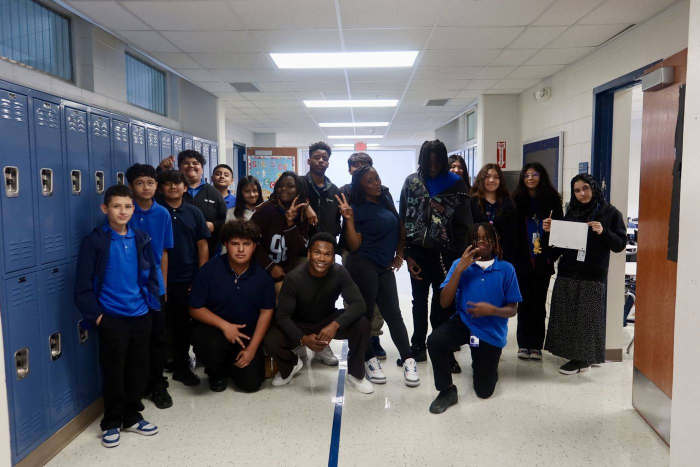
#> input picture site/img/hallway-group-lockers.jpg, 1400 x 934 px, found by its file name (shown at 1/2 size)
$ python og.py
#> lines starting #> are read from the running program, lines starting #| are printed output that depends on the picture
from PIL import Image,ImageDraw,ImageFont
W,H=1200,630;NAVY=(40,39,52);BLUE=(28,174,237);YEL=(255,210,63);PINK=(255,79,139)
c=Image.new('RGB',(W,H),NAVY);d=ImageDraw.Draw(c)
#> after `c = Image.new('RGB', (W, H), NAVY)`:
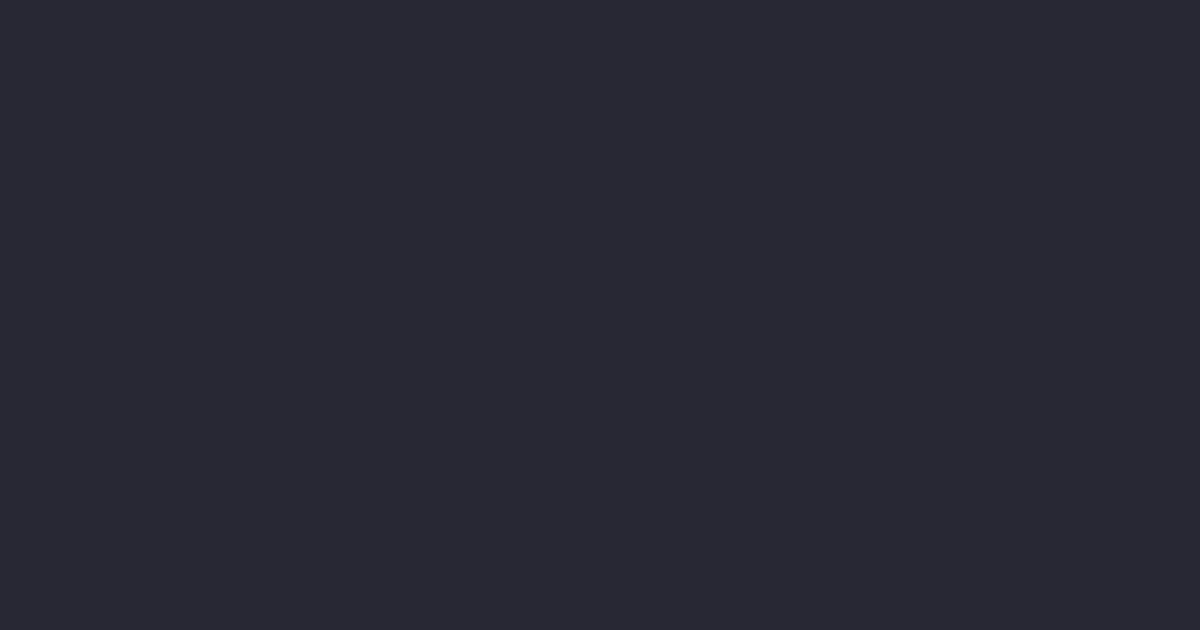
#> c: PIL image 1200x630 RGB; mean R, G, B 40, 39, 52
# halftone dots on navy
for y in range(0,H,14):
  for x in range(0,W,14): d.ellipse((x,y,x+3,y+3),fill=(45,72,95))
# photo panel, right side, tilted-ish comic frame
ph=Image.open('/tmp/ca/src/img/hallway-group-lockers.jpg').convert('RGB')
#> ph is the input picture: PIL image 1400x934 RGB; mean R, G, B 106.2, 105.1, 109.5
pw,phh=600,470
src=ph.crop((60,250,1340,1190*0+250+int(1280*phh/pw)))
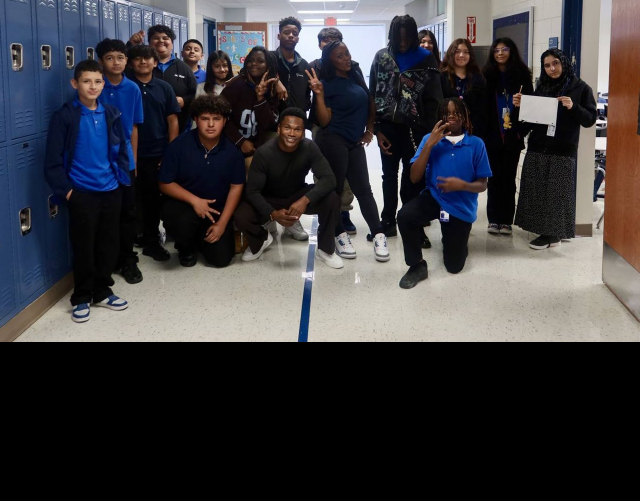
#> src: PIL image 1280x1002 RGB (shown at 1/2 size); mean R, G, B 60.3, 58.9, 62.1
ch=ph.height;cw=int(ch*pw/phh);x0=(ph.width-cw)//2;src=ph.crop((x0,0,x0+cw,ch))
#> after `ch = ph.height`: ch = 934
#> after `cw = int(ch * pw / phh)`: cw = 1192
#> after `x0 = (ph.width - cw) // 2`: x0 = 104
#> after `src = ph.crop((x0, 0, x0 + cw, ch))`:
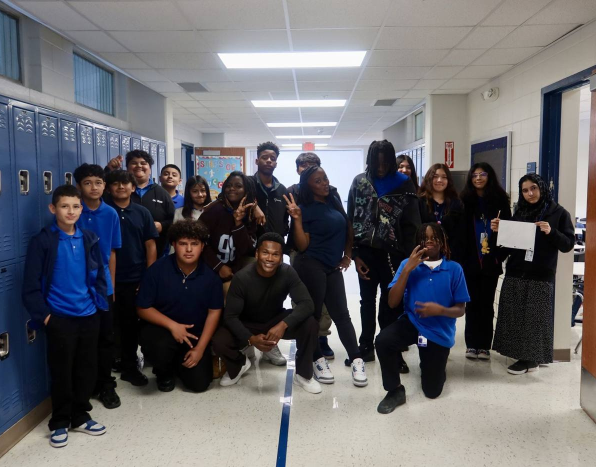
#> src: PIL image 1192x934 RGB (shown at 1/2 size); mean R, G, B 104.4, 103.4, 107.1
src=src.resize((pw,phh),Image.LANCZOS)
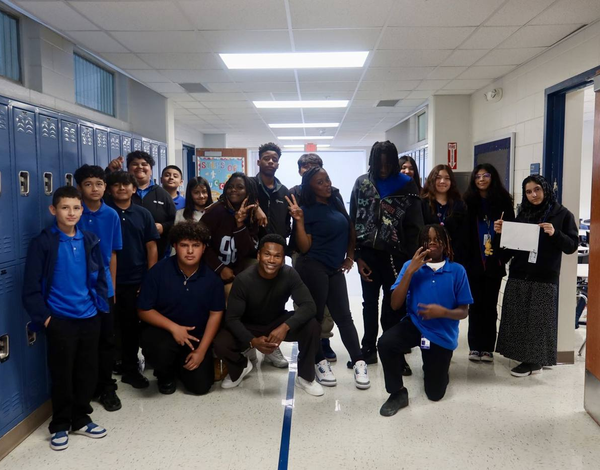
#> src: PIL image 600x470 RGB; mean R, G, B 104.4, 103.4, 107.1
px,py=560,70
d.rectangle((px+14,py+14,px+pw+14,py+phh+14),fill=BLUE)
d.rectangle((px-6,py-6,px+pw+6,py+phh+6),fill=(255,255,255))
c.paste(src,(px,py));d.rectangle((px-6,py-6,px+pw+6,py+phh+6),outline=NAVY,width=0)
#> after `c.paste(src, (px, py))`:
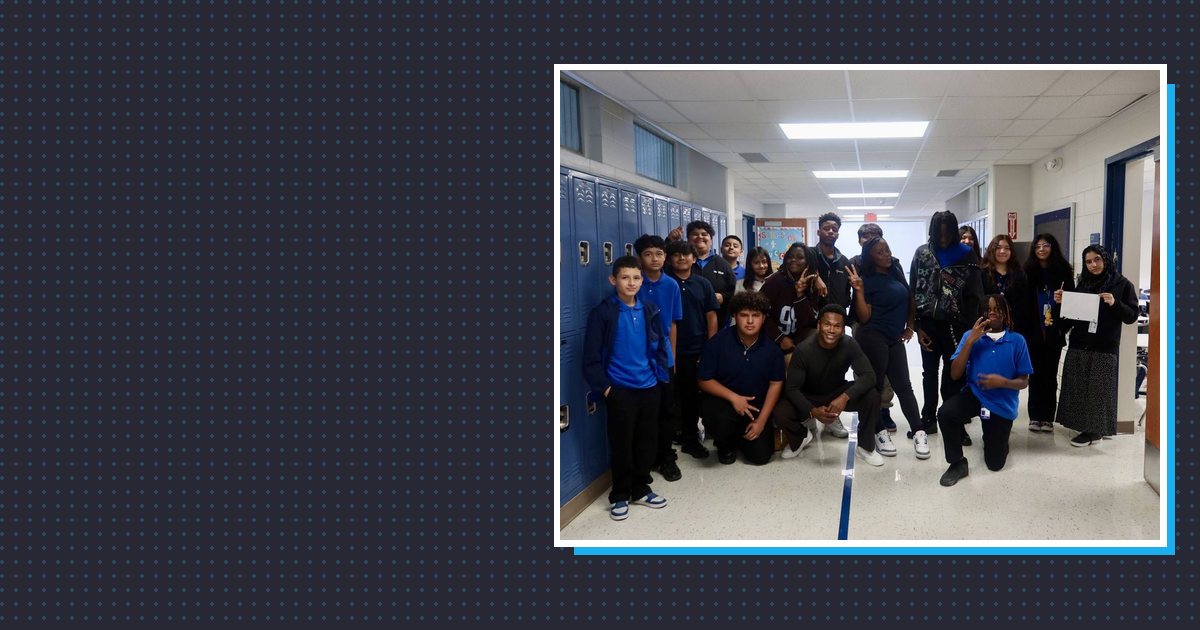
#> c: PIL image 1200x630 RGB; mean R, G, B 68.1, 69.8, 80
# logo on white sticker
#> (the run stopped early here; a loop or call above may not have finished)

$ run again, with site/img/angel-alvarez.jpg copied over site/img/hallway-group-lockers.jpg
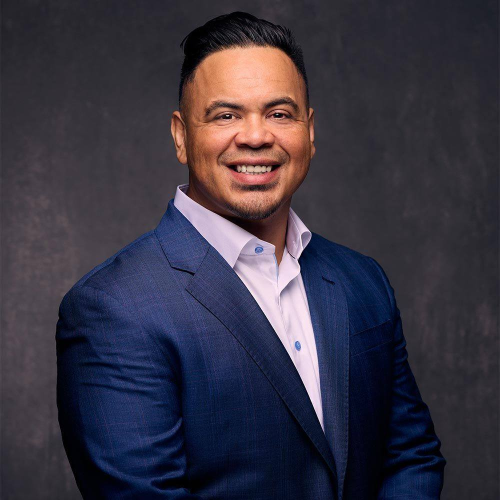
#> input picture site/img/angel-alvarez.jpg, 1000 x 1000 px, found by its file name (shown at 1/2 size)
#> ph is the input picture: PIL image 1000x1000 RGB; mean R, G, B 56.5, 52.5, 66
#> `src=src.resize((pw,phh),Image.LANCZOS)`:
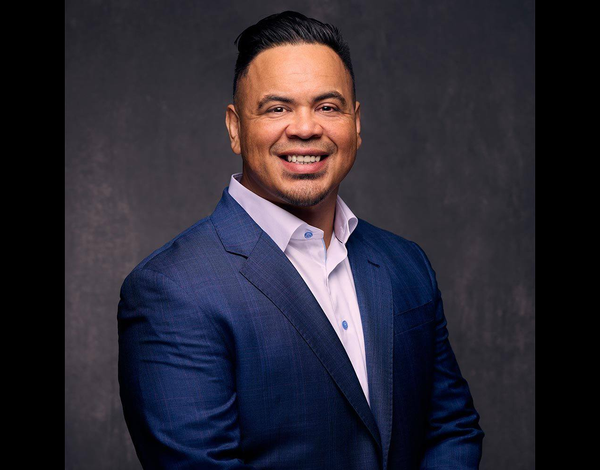
#> src: PIL image 600x470 RGB; mean R, G, B 44.3, 41.2, 51.7
#> `c.paste(src, (px, py))`:
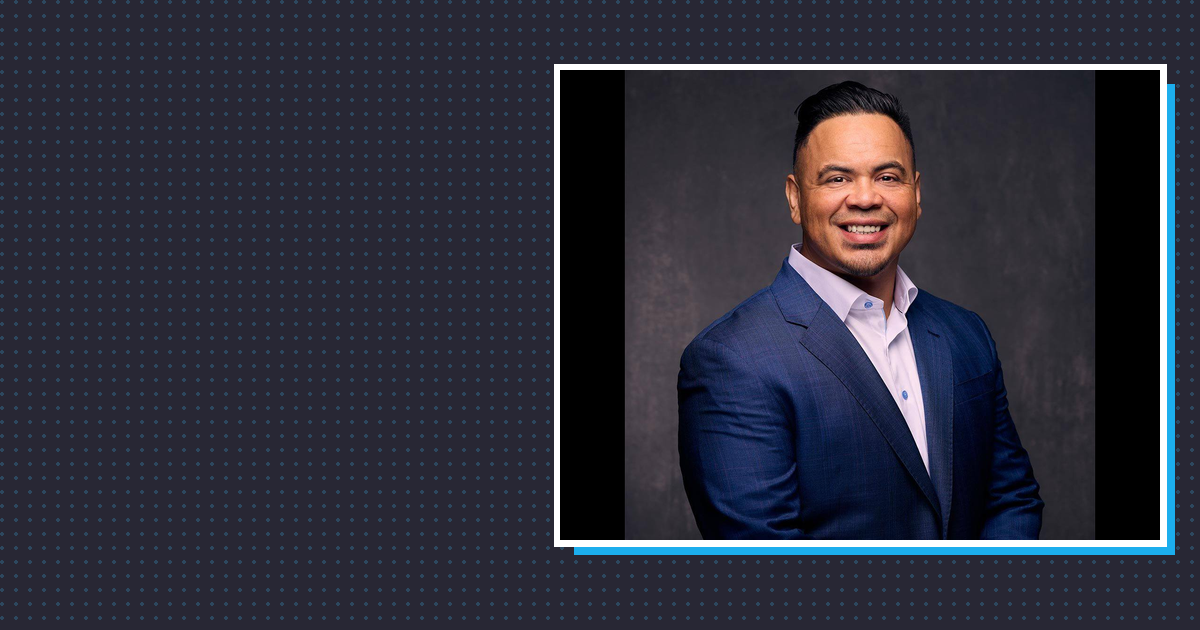
#> c: PIL image 1200x630 RGB; mean R, G, B 45.6, 46.6, 59.4

$ run again, with site/img/attucks-classroom-group.jpg copied over site/img/hallway-group-lockers.jpg
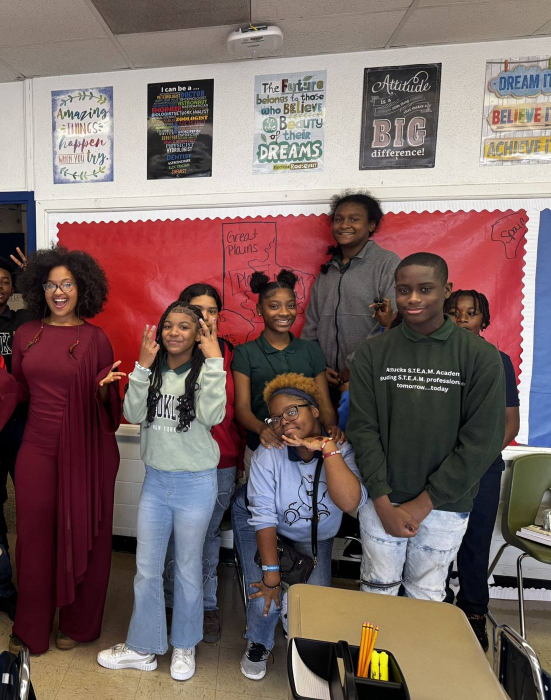
#> input picture site/img/attucks-classroom-group.jpg, 1102 x 1400 px, found by its file name (shown at 1/2 size)
#> ph is the input picture: PIL image 1102x1400 RGB; mean R, G, B 122.2, 101.9, 99.4
#> `src=src.resize((pw,phh),Image.LANCZOS)`:
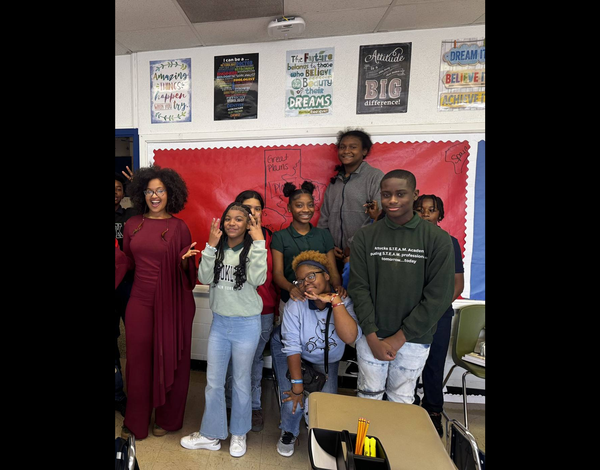
#> src: PIL image 600x470 RGB; mean R, G, B 75.4, 62.9, 61.3
#> `c.paste(src, (px, py))`:
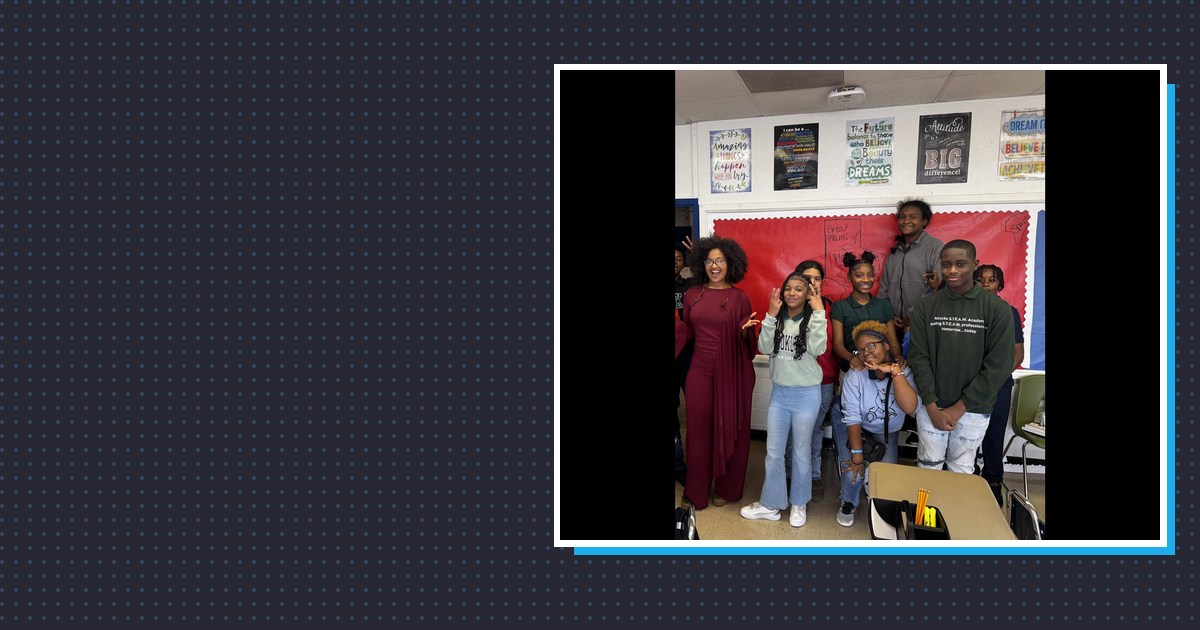
#> c: PIL image 1200x630 RGB; mean R, G, B 57.2, 54.7, 62.9

$ run again, with site/img/attucks-jayhlin-session.jpg copied over site/img/hallway-group-lockers.jpg
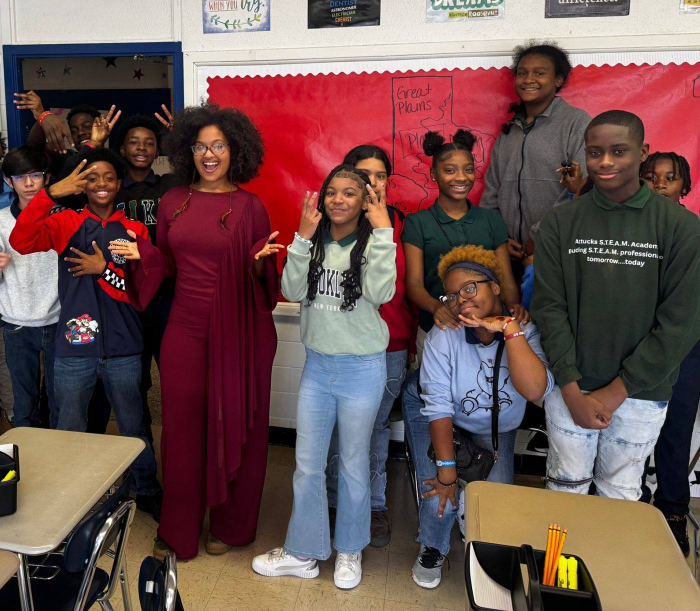
#> input picture site/img/attucks-jayhlin-session.jpg, 1400 x 1222 px, found by its file name (shown at 1/2 size)
#> ph is the input picture: PIL image 1400x1222 RGB; mean R, G, B 109.2, 81.7, 80
#> `src=src.resize((pw,phh),Image.LANCZOS)`:
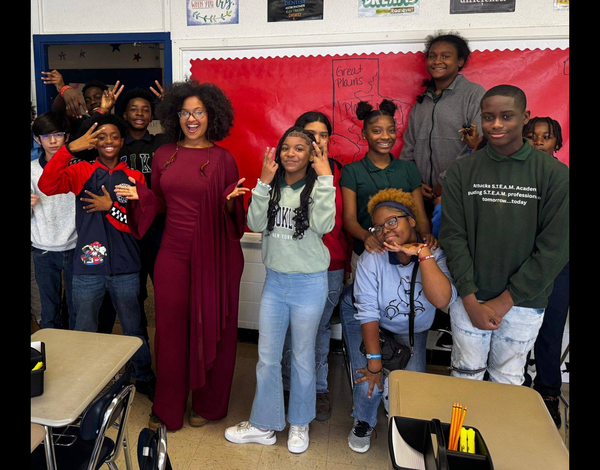
#> src: PIL image 600x470 RGB; mean R, G, B 98, 73.3, 71.8
#> `c.paste(src, (px, py))`:
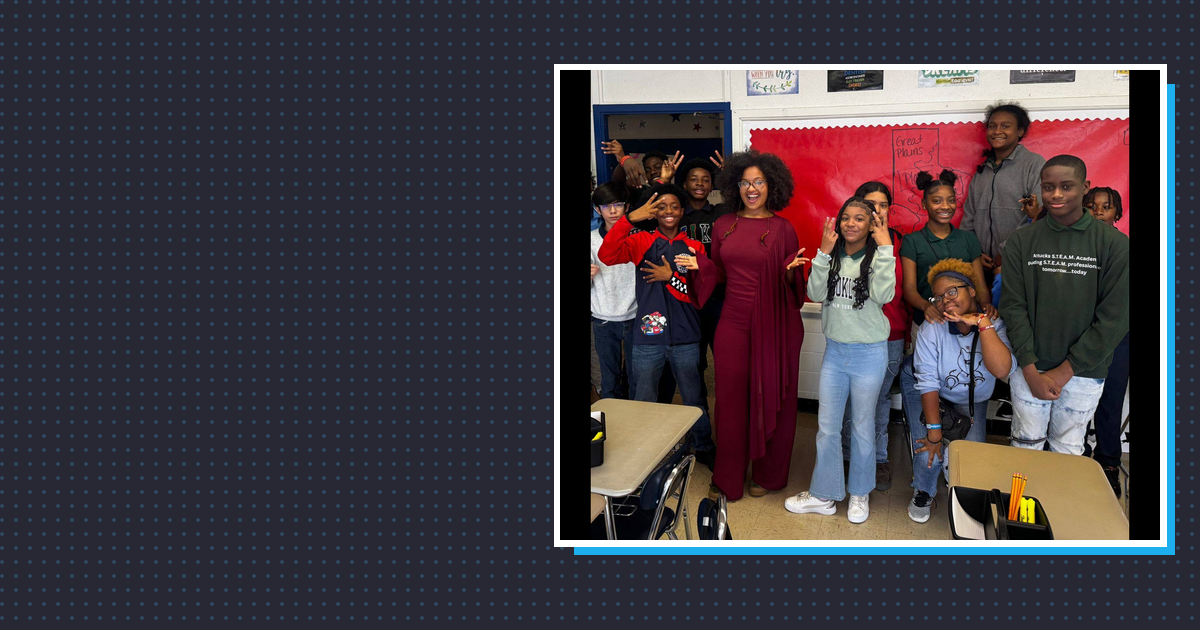
#> c: PIL image 1200x630 RGB; mean R, G, B 65.7, 58.6, 66.8
